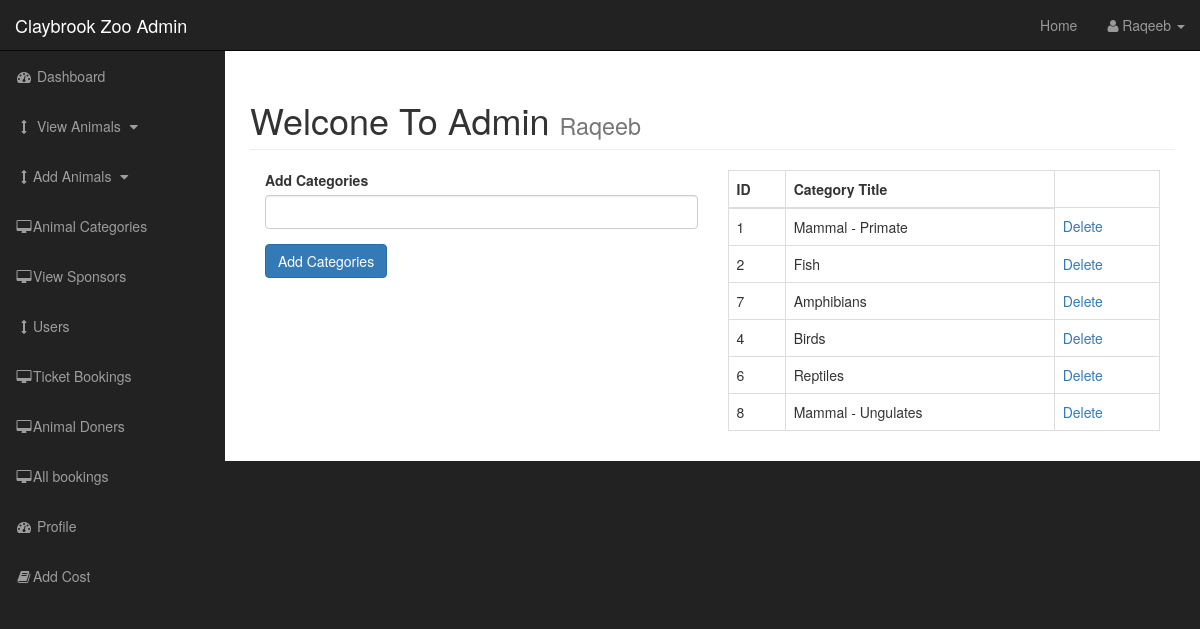
Screenshot of /admin/categories.php (signed in) with the database file from the repository.
### tables this page shows
CREATE TABLE IF NOT EXISTS `animals_categories` (
  `cat_id` int(200) NOT NULL AUTO_INCREMENT,
  `cat_title` varchar(200) NOT NULL,
  PRIMARY KEY (`cat_id`)
);

### admin/categories.php (the view, shortened to what this page needs)
<?php
include"includes/admin_header.php"; ?>
    <div id="wrapper">
        <?php include"includes/admin_navigation.php"; ?>
        <div id="page-wrapper">
            <div class="container-fluid">
                <div class="row">
                    <div class="col-lg-12">
                        <h1 class="page-header">
                            Welcone To Admin
                            <small><?php echo ucfirst($_SESSION['s_username']);   ?></small>
                        </h1>
                        <div class="col-xs-6">
                             <form action="" method="post">
                                <div class="form-group">
                                    <label for="cat_tite">Add Categories</label>
                                    <input class="form-control" type="text" name="cat_title">
                                </div>
                                <div class="form-group">
                                    <input class="btn btn-primary" type="submit" name="submit" value="Add Categories">
                                </div>
                            </form>
                        </div>
                        <div class="col-xs-6">
                            <?php
                            $query = "SELECT *  FROM  animals_categories";
                            $select_categories = mysqli_query($connection,$query);
                            ?>
                            <table class="table table-bordered table-hover">
                                <thead>
                                    <tr>
                                        <th>ID</th>
                                        <th>Category Title</th>
                                    </tr>
                                </thead>
                                <tbody>
                                    <?php
                                        while($row = mysqli_fetch_assoc($select_categories)) {
                                        $cat_id = $row['cat_id'];
                                        $cat_title = $row['cat_title'];
                                        echo "<tr>";
                                        echo "<td> {$cat_id} </td>";
                                        echo "<td> {$cat_title} </td>";
                                        echo "<td><a href='categories.php?delete=$cat_id'>Delete</a></td>";
                                        echo "</tr>";
                                    }
                                    ?>
                                </tbody>
                            </table>
                        </div>
                    </div>
                </div>
                </div>
        </div>
<?php include"includes/admin_footer.php"; ?>

### admin/css/sb-admin.css (style rules this page uses)
body { margin-top: 100px; background-color: #222; }
@media (min-width:768px) { body { margin-top: 50px; } }
#wrapper { padding-left: 0; }
#page-wrapper { width: 100%; padding: 0; background-color: #fff; }
@media (min-width:768px) { #wrapper { padding-left: 225px; } }
@media (min-width:768px) { #page-wrapper { padding: 10px; } }

### rows the page displays
animals_categories: cat_id "1", cat_title "Mammal - Primate"
animals_categories: cat_id "2", cat_title "Fish"
animals_categories: cat_id "7", cat_title "Amphibians"
animals_categories: cat_id "4", cat_title "Birds"
animals_categories: cat_id "6", cat_title "Reptiles"
animals_categories: cat_id "8", cat_title "Mammal - Ungulates"

### other values shown
$_SESSION['s_username'] "Raqeeb"
